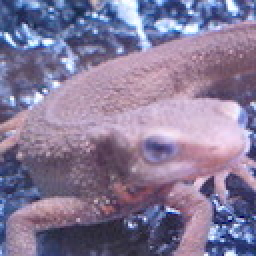
//> input picture opencv/opencv_100/questions/31/imori.jpg, 128 x 128 px (shown 2 times larger)
$ ./main   (built with g++ and OpenCV 4)
//> lines starting //> are read from the running program, lines starting //| are printed output that depends on the picture
//> further down, in is the input picture: 128 rows x 128 cols, CV_8UC3; mean B, G, R 152.8, 121.8, 134.1
/**
 * @file main.cpp
 * @author cc
 * @brief OpenCV 100Wen: 31 Afine Transformations-rotation
 * @date 2021-01-18
 */
#include <cmath>
#include <iostream>
#include <opencv2/core.hpp>
#include <opencv2/core/base.hpp>
#include <opencv2/core/cvdef.h>
#include <opencv2/core/cvstd_wrapper.hpp>
#include <opencv2/core/hal/interface.h>
#include <opencv2/core/matx.hpp>
#include <opencv2/core/saturate.hpp>
#include <opencv2/core/types.hpp>
#include <opencv2/highgui.hpp>
#include <opencv2/imgcodecs.hpp>
#include <opencv2/imgproc.hpp>
#include <opencv2/opencv.hpp>
using std::cout, std::endl;
using namespace cv;

/**
 * @brief make affine transformation
 *
 * @param src
 * @param dst
 * @param a
 * @param b
 * @param c
 * @param d
 * @param tx
 * @param ty
 */
void affine(const cv::Mat &src, cv::Mat &dst, double a, double b, double c, double d, double tx, double ty)
{
//> called with a = 1, b = 0.234, c = 0.234, d = 1, tx = 0, ty = 0
    // get height and width
    int width = src.cols;
//> width = 128
    int height = src.rows;
//> height = 128
    int channel = src.channels();
//> channel = 3

    // get detriment
    double det = a * d - b * c;

    // Resize width and height
    int resized_width = (int)(width * a);
//> resized_width = 128
    int resized_height = (int)(height * d);
//> resized_height = 128

    // other parameters
    int x_before, y_before;
    double dx, dy, wx, wy, w_sum;
    double val;
    int _x, _y;

    dst = cv::Mat::zeros(resized_height, resized_width, CV_8UC3);
    auto src_ptr = src.ptr<const Vec3b>();
    auto dst_ptr = dst.ptr<Vec3b>();

    // Affine transformation
    // traverse new image because src not correspond uniquely
    for (int i = 0; i < resized_height; i++)
    {
        for (int j = 0; j < resized_width; j++)
        {

            // get original position x
            x_before = (int)((d * j - b * i) / det - tx);

            if ((x_before < 0) || (x_before >= width)) { continue; }

            // get original position y
            y_before = (int)((-c * j + a * i) / det - ty);

            if ((y_before < 0) || (y_before >= height)) { continue; }

            // assign pixel to new position
            for (int c = 0; c < channel; c++)
            {
                dst_ptr[i * dst.cols + j][c] = src_ptr[y_before * src.cols + x_before][c];
            }
        }
    }
//> this loop made 128 passes
//> (x_before, y_before) on passes 1 to 12: (134, -29), (134, -28), (133, -27), (133, -26), (133, -25), (133, -24), (132, -23), (132, -22), (132, -21), (132, -20), (131, -19), (131, -18)
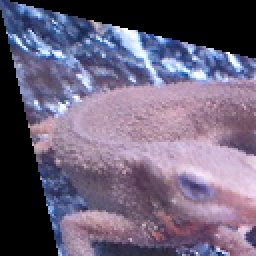
//> dst: 128 rows x 128 cols, CV_8UC3 (shown 2 times larger); mean B, G, R 121.2, 97.6, 107.4
//> after the loop, x_before = 102; y_before = 102
}

void af_lean(const cv::Mat &src, cv::Mat &dst, double x = 0, double y = 0)
{
    affine(src, dst, 1, x / src.cols, y / src.rows, 1, 0, 0);
}

int main()
{
    Mat in = imread("imori.jpg");
    Mat out;
    af_lean(in, out, 30, 30);
    imshow("affine-lean", out);
    imshow("origin", in);
    imwrite("answers/affine_lean.jpg", out);
    while (waitKey(0) != 27) {}
//> the Esc key is pressed
    destroyAllWindows();
}
